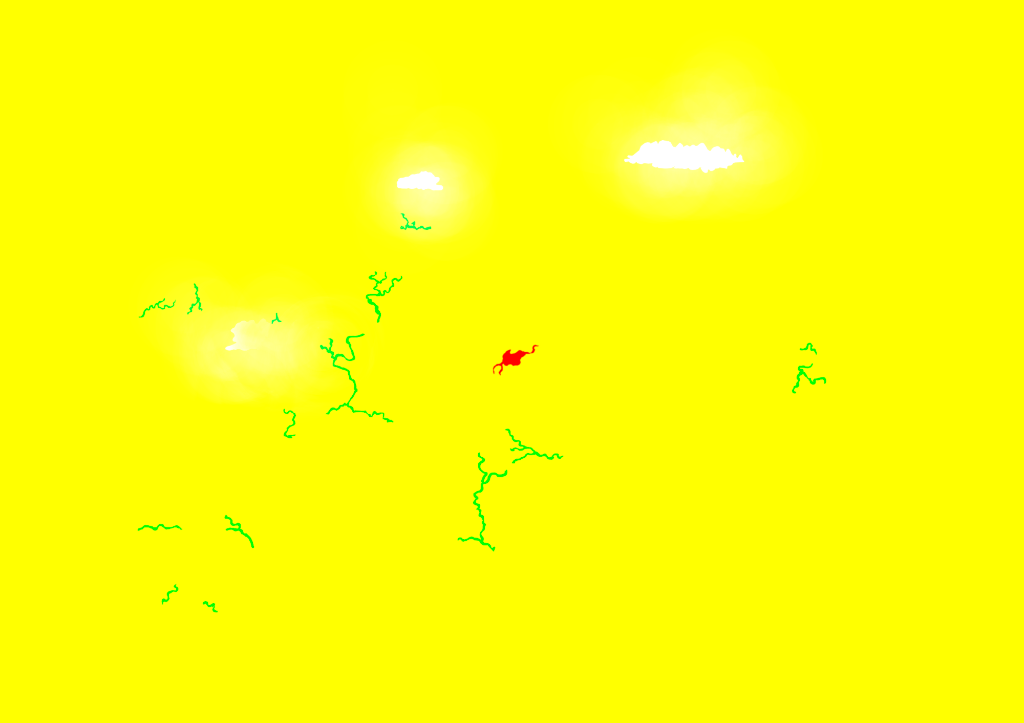
#> input picture assets/images/biomas_packed_R_river_G_lake_B_desert_A_snow.png, 1024 x 723 px, found by its file name
$ python extract_mask.py
#> lines starting #> are read from the running program, lines starting #| are printed output that depends on the picture
import cv2
import numpy as np

img = cv2.imread('assets/images/biomas_packed_R_river_G_lake_B_desert_A_snow.png', cv2.IMREAD_UNCHANGED)
#> img is the input picture: shape (723, 1024, 4); mean B, G, R, A 6.1, 254.9, 254.1, 255

if img is not None:
    b, g, r, a = cv2.split(img)
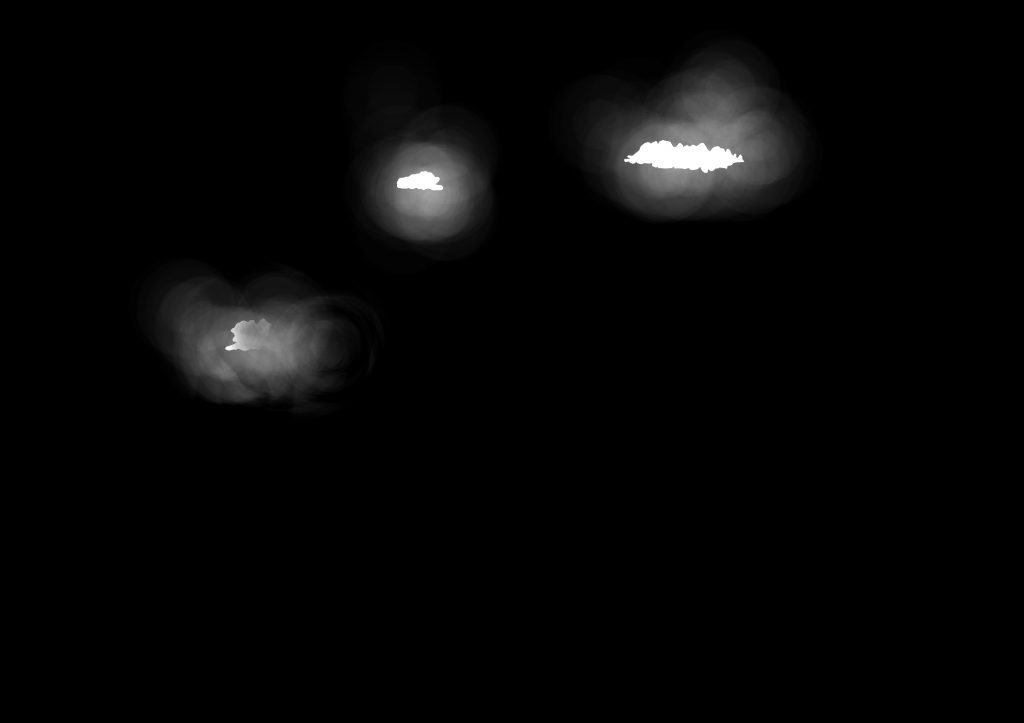
#> b: shape (723, 1024); min 0, max 255, mean 6.1
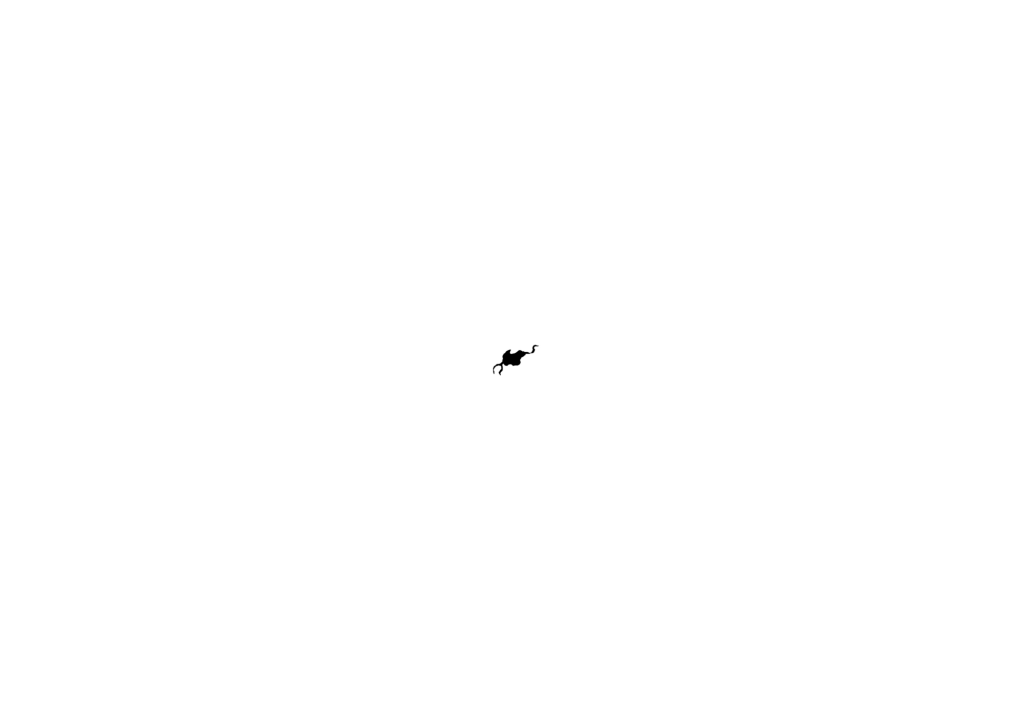
#> g: shape (723, 1024); min 0, max 255, mean 254.9
#> a: shape (723, 1024); every value is 255
    cv2.imwrite('assets/images/test_desert_mask.jpg', b)
    print("Mask extracted to test_desert_mask.jpg")
